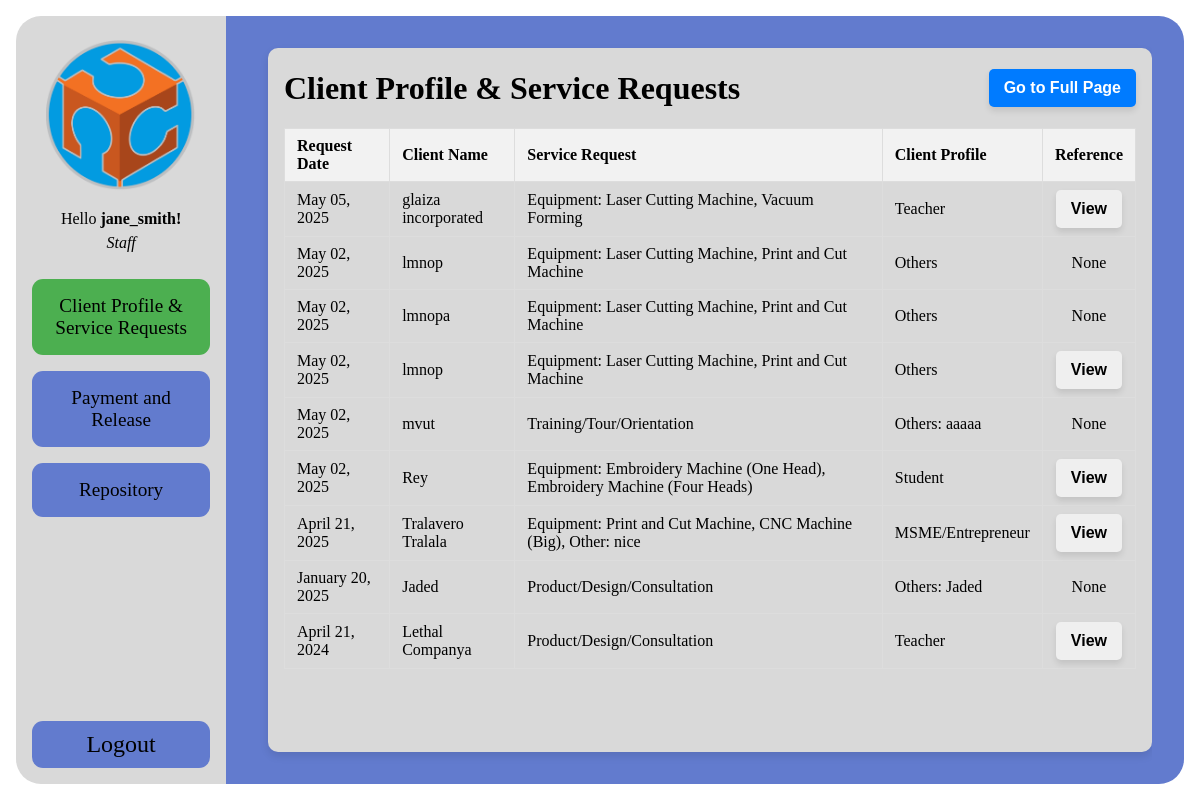
The app's page /staff-home.php (signed in) with its own data.
### tables this page shows
CREATE TABLE `job_requests` (
  `id` int(11) NOT NULL,
  `personal_name` varchar(255) NOT NULL,
  `request_date` date NOT NULL,
  `client_name` varchar(100) NOT NULL,
  `address` varchar(255) NOT NULL,
  `gender` varchar(50) NOT NULL,
  `gender_optional` varchar(255) DEFAULT NULL,
  `age` int(11) NOT NULL,
  `designation` varchar(50) NOT NULL,
  `designation_other` varchar(255) DEFAULT NULL,
  `company` varchar(255) NOT NULL,
  `service_requested` text NOT NULL,
  `contact_number` varchar(20) NOT NULL,
  `equipment` text DEFAULT NULL,
  `hand_tools_other` varchar(255) DEFAULT NULL,
  `equipment_other` varchar(255) DEFAULT NULL,
  `consultation_mode` varchar(50) DEFAULT NULL,
  `consultation_schedule` varchar(255) DEFAULT NULL,
  `equipment_schedule` datetime DEFAULT NULL,
  `work_description` text NOT NULL,
  `personnel_name` varchar(255) DEFAULT NULL,
  `personnel_date` date DEFAULT NULL,
  `reference_file` varchar(255) DEFAULT NULL,
  `created_at` timestamp NOT NULL DEFAULT current_timestamp(),
  `updated_at` timestamp NOT NULL DEFAULT current_timestamp() ON UPDATE current_timestamp()
);

### staff-home.php (the view, shortened to what this page needs)
<?php
include 'header.php';
include 'config.php';
$jobRequests = [];
$sql = "SELECT * FROM job_requests ORDER BY request_date DESC";
$result = $conn->query($sql);
if ($result->num_rows > 0) {
    while ($row = $result->fetch_assoc()) {
        $jobRequests[] = $row;
    }
}
?>
<div class="container">
    <div class="container-left">
        <div class="header">
            <img src="FABLAB_LOGO.png" alt="Description of image" class="admin-image">
            <div class="header-text">
                <p>Hello <b><?php echo htmlspecialchars($_SESSION['staff_name']); ?>!</b></p>
                <p>Staff</p>
            </div>
        </div>
        <div class="user-content">
            <div class="button" onclick="showTab('job-description', 'Client Profile and Service Requests')">
                <p>Client Profile & Service Requests</p>
            </div>
            <div class="button" onclick="showTab('billing', 'Payment and Release')">
                <p>Payment and Release</p>
            </div>
            <div class="button" onclick="showTab('repository', 'Repository')">
                <p>Repository</p>
            </div>
        </div>
        <div class="button" onclick="location.href='logout.php'">
            <p class="logout">Logout</p>
        </div>
    </div>
    <div class="container-right">
        <div class="contents">
            <div class="contents-box">
                <div class="job-request-content active" id="job-description">
                    <div class="section-title">
                        <h1>Client Profile & Service Requests</h1>
                        <button class="btn-blue" onclick="redirectToPage()">Go to Full Page</button>
                    </div>
                    <table>
                        <thead>
                            <tr>
                                <th>Request Date</th>
                                <th>Client Name</th>
                                <th>Service Request</th>
                                <th>Client Profile</th>
                                <th>Reference</th>
                            </tr>
                        </thead>
                        <tbody>
                            <?php foreach ($jobRequests as $request): ?>
                                <tr>
                                    <td><?= date("F d, Y", strtotime($request['request_date'])) ?></td>
                                    <td><?= htmlspecialchars($request['client_name']) ?></td>
                                    <td>
                                        <?php
                                        $serviceRequest = htmlspecialchars($request['service_requested']);
                                        if (!empty($request['equipment'])) {
                                            $serviceRequest .= ": " . htmlspecialchars($request['equipment']);
                                        }
                                        if (!empty($request['equipment_other'])) {
                                            $serviceRequest .= ": " . htmlspecialchars($request['equipment_other']);
                                        }
                                        echo $serviceRequest;
                                        ?>
                                    </td>
                                    <td>
                                        <?php
                                        $designation = htmlspecialchars($request['designation']);
                                        if ($designation === "Others" && !empty($request['designation_other'])) {
                                            $designation .= ": " . htmlspecialchars($request['designation_other']);
                                        }
                                        echo $designation;
                                        ?>
                                    </td>
                                    <td style="text-align: center;">
                                        <?php if (!empty($request['reference_file'])): ?>
                                            <button onclick="window.open('uploads/job-requests/<?= htmlspecialchars($request['reference_file']) ?>', '_blank')">
                                                View
                                            </button>
                                        <?php else: ?>
                                            None
                                        <?php endif; ?>
                                    </td>
                                </tr>
                            <?php endforeach; ?>
                        </tbody>
                    </table>
                </div>
            </div>
        </div>
    </div>
</div>
</body>
</html>

### style.css (style rules this page uses)
body, html { margin: 0; height: 100%; overflow: hidden; }
p { margin: 0; }
.container { display: flex; height: 100vh; padding: 1rem; box-sizing: border-box; position: relative; overflow: visible; }
.container-left { width: 18%; background-color: #D9D9D9; border-top-left-radius: 25px; border-bottom-left-radius: 25px; margin-right: 1rem; display: flex; flex-direction: column; position: relative; z-index: 2; }
.container-right { background-color: #627BCE; display: flex; flex-direction: column; overflow: hidden; position: absolute; top: 0; right: 0; bottom: 0; left: 17%; z-index: 1; padding: 0 2rem; margin: 1rem 1rem 1rem 0; box-sizing: border-box; border-top-right-radius: 25px; border-bottom-right-radius: 25px; }
.header { flex: 2; display: flex; flex-direction: column; justify-content: center; align-items: center; padding: 1.5rem; padding-bottom: 0.5rem; gap: 1rem; }
.header-text { text-align: center; line-height: 1.5; }
.header-text p:last-child { font-style: italic; }
.user-content { flex: 8; display: flex; flex-direction: column; padding: 1rem; gap: 1rem; }
.contents { flex: 18; display: flex; flex-direction: column; overflow: auto; box-sizing: border-box; }
.contents-box { position: relative; flex: 1; background-color: #D9D9D9; padding: 1rem; border-radius: 10px; box-shadow: 0 4px 8px rgba(0, 0, 0, 0.1); box-sizing: border-box; margin: 2rem 0 2rem 2rem; height: 400px; overflow-y: auto; }
table { width: 100%; border-collapse: collapse; }
th, td { padding: 8px 12px; border: 1px solid #ddd; text-align: left; max-width: 50vw; }
th { background-color: #f2f2f2; }
.user-content .button { text-align: center; background-color: #627BCE; padding: 1rem; font-size: 1.2rem; border-radius: 11px; cursor: pointer; transition: background-color 0.3s; }
.user-content .button:hover, .user-content .button.active { background-color: #4CAF50; }
.admin-image { max-width: 100%; height: auto; width: 150px; margin: 0 auto; display: block; }
.job-request-content { display: none; }
.job-request-content.active { display: block; }
.logout { text-align: center; background-color: rgb(98, 123, 206); font-size: 1.5rem; cursor: pointer; padding: 10px; margin: 0 1rem 1rem; border-radius: 11px; }
.section-title { display: flex; justify-content: space-between; align-items: center; max-height: 3rem; margin-bottom: 1rem; }
button { font-size: 16px; font-weight: bold; padding: 10px 15px; border: none; border-radius: 5px; cursor: pointer; transition: background-color 0.3s ease, transform 0.2s ease; box-shadow: 0 4px 6px rgba(0, 0, 0, 0.1); }
.btn-blue { background-color: #007BFF; color: white; }

### records on screen
job_requests: request_date "May 05, 2025", client_name "glaiza incorporated", serviceRequest "Equipment: Laser Cutting Machine, Vacuum Forming", designation "Teacher"
job_requests: request_date "May 02, 2025", client_name "lmnop", serviceRequest "Equipment: Laser Cutting Machine, Print and Cut Machine", designation "Others", reference_file "None"
job_requests: request_date "May 02, 2025", client_name "lmnopa", serviceRequest "Equipment: Laser Cutting Machine, Print and Cut Machine", designation "Others", reference_file "None"
job_requests: request_date "May 02, 2025", client_name "lmnop", serviceRequest "Equipment: Laser Cutting Machine, Print and Cut Machine", designation "Others"
job_requests: request_date "May 02, 2025", client_name "mvut", service_requested "Training/Tour/Orientation", designation "Others: aaaaa", reference_file "None"
job_requests: request_date "May 02, 2025", client_name "Rey", serviceRequest "Equipment: Embroidery Machine (One Head), Embroidery Machine (Four Heads)", designation "Student"
job_requests: request_date "April 21, 2025", client_name "Tralavero Tralala", serviceRequest "Equipment: Print and Cut Machine, CNC Machine (Big), Other: nice", designation "MSME/Entrepreneur"
job_requests: request_date "January 20, 2025", client_name "Jaded", service_requested "Product/Design/Consultation", designation "Others: Jaded", shows "None"
job_requests: request_date "April 21, 2024", client_name "Lethal Companya", service_requested "Product/Design/Consultation", designation "Teacher"

### other values on screen
$_SESSION['staff_name'] "jane_smith"
